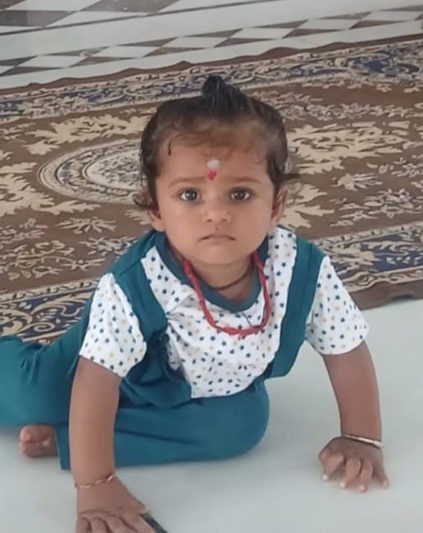
#> input picture backend/eval/spike/synth/crop_90.png, 423 x 533 px, given as the content of the folder spike/synth/originals, which was not available
$ python make_dataset.py --dataset spike/synth
#> lines starting #> are read from the running program, lines starting #| are printed output that depends on the picture
"""Generate the scripted (classical) edits for an evaluation dataset.

You supply the originals (and the hand-made parts: platform round-trips, AI edits, hard
negatives); this adds a fixed battery of classical alterations of every original so those do not
have to be produced by hand.

    python -m eval.make_dataset --dataset DATASET_DIR [--per-original 12] [--edits crop_50,hflip,...] [--seed 7]

Reads    DATASET_DIR/originals/*            (and optionally DATASET_DIR/originals.csv: original_id,category,group)
Writes   DATASET_DIR/suspects/<id>__<edit>.<ext>
Appends  DATASET_DIR/manifest.csv rows with relation=classical

See docs/DATASET_SPEC.md for the full dataset layout.
"""
import argparse
import csv
import io
import os
import random
import sys

import numpy as np
from PIL import Image, ImageDraw, ImageEnhance, ImageFilter, ImageOps

sys.path.insert(0, os.path.dirname(os.path.dirname(os.path.abspath(__file__))))

IMAGE_EXTS = {".jpg", ".jpeg", ".png", ".webp", ".bmp"}
MANIFEST_FIELDS = ["file", "original_id", "relation", "category", "edit", "tool", "platform", "notes"]


def _jpeg(img, quality, scale=1.0):
    img = img.convert("RGB")
    if scale != 1.0:
        img = img.resize((max(16, int(img.width * scale)), max(16, int(img.height * scale))), Image.LANCZOS)
    buf = io.BytesIO()
    img.save(buf, "JPEG", quality=quality)
    return Image.open(io.BytesIO(buf.getvalue())).convert("RGB")


def _center_crop(img, area):
    w, h = img.size
    s = area ** 0.5
    cw, ch = max(16, int(w * s)), max(16, int(h * s))
    left, top = (w - cw) // 2, (h - ch) // 2
    return img.crop((left, top, left + cw, top + ch))


def _noise(img, sigma, rng):
    arr = np.asarray(img.convert("RGB"), dtype=np.float32)
    arr = arr + rng.normal(0, sigma, arr.shape)
    return Image.fromarray(np.clip(arr, 0, 255).astype(np.uint8))


def _text_overlay(img):
    img = img.convert("RGB").copy()
    d = ImageDraw.Draw(img)
    w, h = img.size
    for i in range(3):
        d.text((w * 0.06, h * (0.15 + i * 0.25)), "@reposted_by_someone  #art  #viral", fill=(255, 255, 255))
    return img


def _meme(img):
    img = img.convert("RGB").copy()
    w, h = img.size
    d = ImageDraw.Draw(img)
    d.rectangle([0, 0, w, int(h * 0.14)], fill=(255, 255, 255))
    d.rectangle([0, int(h * 0.86), w, h], fill=(255, 255, 255))
    d.text((w * 0.05, h * 0.04), "WHEN THE ARTIST FINDS OUT", fill=(0, 0, 0))
    d.text((w * 0.05, h * 0.90), "IT WAS POSTED WITHOUT CREDIT", fill=(0, 0, 0))
    return img


def _watermark(img):
    img = img.convert("RGBA")
    layer = Image.new("RGBA", img.size, (0, 0, 0, 0))
    d = ImageDraw.Draw(layer)
    w, h = img.size
    d.rectangle([w * 0.62, h * 0.88, w * 0.97, h * 0.97], fill=(0, 0, 0, 140))
    d.text((w * 0.64, h * 0.91), "(c) someone_else", fill=(255, 255, 255, 230))
    return Image.alpha_composite(img, layer).convert("RGB")


def _letterbox(img):
    w, h = img.size
    canvas = Image.new("RGB", (int(w * 1.4), int(h * 1.4)), (250, 250, 250))
    canvas.paste(img.convert("RGB"), (int(w * 0.2), int(h * 0.2)))
    return canvas


def _screenshot_frame(img):
    """The image shown inside a phone-style UI: status bar on top, toolbar below, dark margins."""
    img = img.convert("RGB")
    w, h = img.size
    bar = max(24, int(h * 0.06))
    canvas = Image.new("RGB", (w, h + 2 * bar), (22, 22, 24))
    canvas.paste(img, (0, bar))
    d = ImageDraw.Draw(canvas)
    d.text((10, bar // 3), "9:41", fill=(255, 255, 255))
    d.rectangle([w * 0.3, h + bar + bar * 0.3, w * 0.7, h + bar + bar * 0.7], outline=(200, 200, 200))
    return canvas


def _collage(img, rng):
    """The original at ~40% of a canvas, surrounded by unrelated content."""
    img = img.convert("RGB")
    cw, ch = int(img.width * 1.8), int(img.height * 1.6)
    canvas = Image.fromarray(rng.integers(40, 215, (ch // 24 + 1, cw // 24 + 1, 3), dtype=np.uint8)).resize((cw, ch))
    canvas = canvas.filter(ImageFilter.GaussianBlur(2))
    small = img.resize((int(img.width * 0.8), int(img.height * 0.8)))
    canvas.paste(small, (int(cw * 0.1), int(ch * 0.2)))
    return canvas


def _perspective(img, rng, amount=0.04):
    img = img.convert("RGB")
    w, h = img.size
    jitter = lambda: float(rng.uniform(-amount, amount))  # noqa: E731
    src = [(0, 0), (w, 0), (w, h), (0, h)]
    dst = [(w * jitter(), h * jitter()), (w * (1 + jitter()), h * jitter()),
           (w * (1 + jitter()), h * (1 + jitter())), (w * jitter(), h * (1 + jitter()))]
    # PIL wants the coefficients that map output -> input
    A = []
    for (x, y), (u, v) in zip(dst, src):
        A.append([x, y, 1, 0, 0, 0, -u * x, -u * y])
        A.append([0, 0, 0, x, y, 1, -v * x, -v * y])
    coeffs = np.linalg.solve(np.array(A, float), np.array([c for p in src for c in p], float))
    return img.transform((w, h), Image.PERSPECTIVE, coeffs.tolist(), Image.BICUBIC)


def _sepia(img):
    g = ImageOps.grayscale(img)
    return ImageOps.colorize(g, black=(40, 20, 10), white=(255, 240, 210), mid=(150, 110, 70)).convert("RGB")


def _gamma(img, g):
    arr = (np.asarray(img.convert("RGB"), dtype=np.float32) / 255.0) ** g
    return Image.fromarray((arr * 255).astype(np.uint8))


def build_edits(rng):
    """name -> function(PIL image) -> PIL image."""
    return {
        "jpeg_q30": lambda im: _jpeg(im, 30),
        "jpeg_q10": lambda im: _jpeg(im, 10),
        "resize_50": lambda im: _jpeg(im, 92, 0.5),
        "resize_25": lambda im: _jpeg(im, 92, 0.25),
        "thumb_200": lambda im: im.convert("RGB").resize(
            (200, max(16, int(200 * im.height / im.width))) if im.width >= im.height else
            (max(16, int(200 * im.width / im.height)), 200), Image.LANCZOS),
        "crop_75": lambda im: _center_crop(im, 0.75),
        "crop_50": lambda im: _center_crop(im, 0.50),
        "crop_25": lambda im: _center_crop(im, 0.25),
        "crop_10": lambda im: _center_crop(im, 0.10),
        "crop_5": lambda im: _center_crop(im, 0.05),
        "crop_offset_30": lambda im: im.crop((int(im.width * 0.3), 0, im.width, int(im.height * 0.85))),
        "rotate_5": lambda im: im.convert("RGB").rotate(5, expand=True, fillcolor=(255, 255, 255)),
        "rotate_15": lambda im: im.convert("RGB").rotate(15, expand=True, fillcolor=(255, 255, 255)),
        "rotate_90": lambda im: im.convert("RGB").rotate(90, expand=True),
        "rotate_180": lambda im: im.convert("RGB").rotate(180),
        "hflip": lambda im: ImageOps.mirror(im.convert("RGB")),
        "vflip": lambda im: ImageOps.flip(im.convert("RGB")),
        "hflip_crop50": lambda im: ImageOps.mirror(_center_crop(im.convert("RGB"), 0.5)),
        "blur_2": lambda im: im.convert("RGB").filter(ImageFilter.GaussianBlur(2)),
        "blur_5": lambda im: im.convert("RGB").filter(ImageFilter.GaussianBlur(5)),
        "sharpen": lambda im: im.convert("RGB").filter(ImageFilter.UnsharpMask(3, 200, 2)),
        "brightness_+40": lambda im: ImageEnhance.Brightness(im.convert("RGB")).enhance(1.4),
        "contrast_1.6": lambda im: ImageEnhance.Contrast(im.convert("RGB")).enhance(1.6),
        "saturation_2": lambda im: ImageEnhance.Color(im.convert("RGB")).enhance(2.0),
        "gamma_0.6": lambda im: _gamma(im, 0.6),
        "grayscale": lambda im: ImageOps.grayscale(im).convert("RGB"),
        "sepia": lambda im: _sepia(im),
        "posterize_4": lambda im: ImageOps.posterize(im.convert("RGB"), 4),
        "noise_10": lambda im: _noise(im, 10, rng),
        "noise_25": lambda im: _noise(im, 25, rng),
        "text_overlay": _text_overlay,
        "meme_text": _meme,
        "watermark": _watermark,
        "letterbox": _letterbox,
        "screenshot_frame": _screenshot_frame,
        "collage_embed": lambda im: _collage(im, rng),
        "perspective_mild": lambda im: _perspective(im, rng),
        "combo_crop_color_jpeg": lambda im: _jpeg(ImageEnhance.Color(_center_crop(im.convert("RGB"), 0.3)).enhance(1.6), 40),
    }


def read_originals_csv(path):
    if not os.path.exists(path):
        return {}
    with open(path, newline="", encoding="utf-8") as f:
        return {r["original_id"]: r for r in csv.DictReader(f)}


def main():
    ap = argparse.ArgumentParser(description=__doc__, formatter_class=argparse.RawDescriptionHelpFormatter)
    ap.add_argument("--dataset", required=True)
    ap.add_argument("--edits", help="comma-separated subset of edit names (default: all)")
    ap.add_argument("--per-original", type=int, help="apply only N randomly chosen edits to each original")
    ap.add_argument("--seed", type=int, default=7)
    ap.add_argument("--list", action="store_true", help="print the edit names and exit")
    args = ap.parse_args()

    rng = np.random.default_rng(args.seed)
    edits = build_edits(rng)
    if args.list:
        print("\n".join(edits))
        return
    if args.edits:
        wanted = [e.strip() for e in args.edits.split(",")]
        unknown = [e for e in wanted if e not in edits]
        if unknown:
            sys.exit(f"Unknown edits: {unknown}. Use --list.")
        edits = {k: edits[k] for k in wanted}

    root = args.dataset
    orig_dir, sus_dir = os.path.join(root, "originals"), os.path.join(root, "suspects")
    os.makedirs(sus_dir, exist_ok=True)
    meta = read_originals_csv(os.path.join(root, "originals.csv"))
    files = sorted(f for f in os.listdir(orig_dir) if os.path.splitext(f)[1].lower() in IMAGE_EXTS)
    if not files:
        sys.exit(f"No images in {orig_dir}")

    manifest = os.path.join(root, "manifest.csv")
    fresh = not os.path.exists(manifest)
    chooser = random.Random(args.seed)
    rows = []
    for f in files:
        oid = os.path.splitext(f)[0]
        with Image.open(os.path.join(orig_dir, f)) as im:
#> im is the input picture: PIL image 423x533 RGB; mean R, G, B 134.7, 130.5, 129
            base = ImageOps.exif_transpose(im).convert("RGB")
        names = list(edits)
        if args.per_original and args.per_original < len(names):
            names = chooser.sample(names, args.per_original)
        for name in names:
            out_name = f"{oid}__{name}.png"
            out_path = os.path.join(sus_dir, out_name)
            if not os.path.exists(out_path):
                edits[name](base).save(out_path)
            rows.append({"file": out_name, "original_id": oid, "relation": "classical",
                         "category": meta.get(oid, {}).get("category", ""), "edit": name,
                         "tool": "make_dataset.py", "platform": "", "notes": ""})
#> this loop made 38 passes
#> pass 3, in _jpeg (call 3), `img = img.resize((max(16, int(img.width * scale)), max(16, int(img.hei..`:
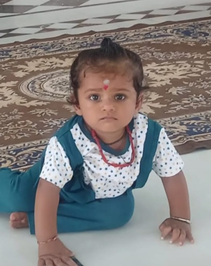
#> img: PIL image 211x266 RGB; mean R, G, B 134.7, 130.5, 129
#> after the loop, rows = 38 items
        print(f"  {oid}: {len(names)} edits", flush=True)
#|   crop_90: 38 edits

    existing = set()
    if not fresh:
        with open(manifest, newline="", encoding="utf-8") as fh:
            existing = {r["file"] for r in csv.DictReader(fh)}
    with open(manifest, "a", newline="", encoding="utf-8") as fh:
        w = csv.DictWriter(fh, fieldnames=MANIFEST_FIELDS)
        if fresh:
            w.writeheader()
        w.writerows(r for r in rows if r["file"] not in existing)
    print(f"{len(rows)} classical suspects written to {sus_dir}; manifest: {manifest}")
#| 38 classical suspects written to spike/synth/suspects; manifest: spike/synth/manifest.csv


if __name__ == "__main__":
    main()

$ run again, on backend/eval/spike/synth/bright_contrast.png
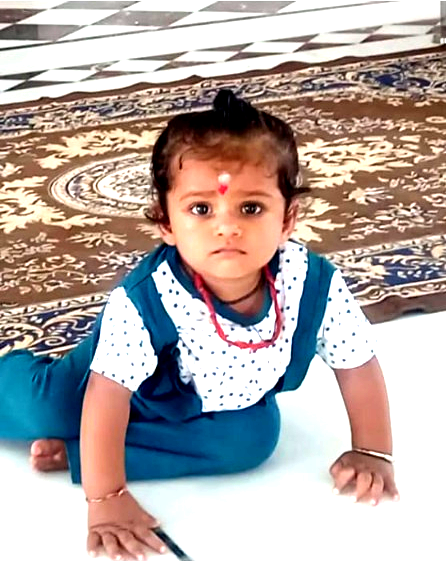
#> input picture backend/eval/spike/synth/bright_contrast.png, 446 x 562 px, given as the content of the folder spike/synth/originals, which was not available
#> in main, im is the input picture: PIL image 446x562 RGB; mean R, G, B 180, 168.6, 164.5
#> the loop in main, `for name in names:` made 38 passes
#> pass 2, in main, `edits[name](base).save(out_path)`:
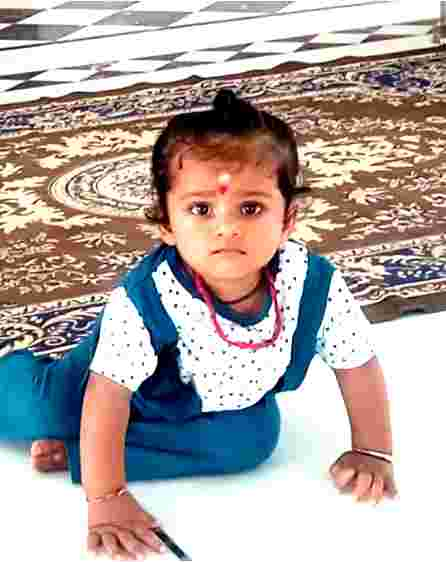
#> saved as bright_contrast__jpeg_q10.png: PIL image 446x562 RGB; mean R, G, B 178.6, 167.9, 163.9
#> pass 3, in _jpeg (call 3), `img = img.resize((max(16, int(img.width * scale)), max(16, int(img.hei..`:
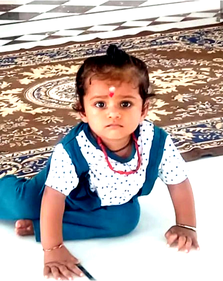
#> img: PIL image 223x281 RGB; mean R, G, B 179.6, 168.2, 164.2
#> after the loop in main, `for name in names:`: rows = 38 items
#|   bright_contrast: 38 edits
#| 38 classical suspects written to spike/synth/suspects; manifest: spike/synth/manifest.csv

$ run again, on backend/eval/spike/synth/combo.png
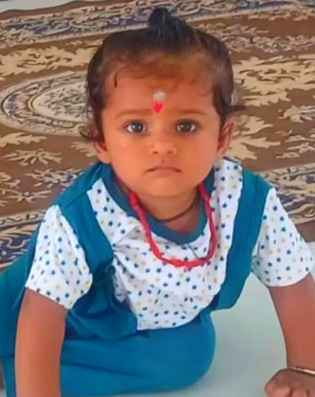
#> input picture backend/eval/spike/synth/combo.png, 315 x 397 px, given as the content of the folder spike/synth/originals, which was not available
#> in main, im is the input picture: PIL image 315x397 RGB; mean R, G, B 130, 118.4, 117.7
#> the loop in main, `for name in names:` made 38 passes
#> pass 2, in main, `edits[name](base).save(out_path)`:
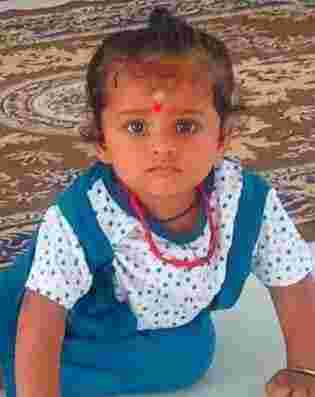
#> saved as combo__jpeg_q10.png: PIL image 315x397 RGB; mean R, G, B 130.2, 118.4, 117.8
#> pass 3, in _jpeg (call 3), `img = img.resize((max(16, int(img.width * scale)), max(16, int(img.hei..`:
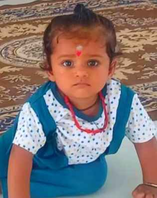
#> img: PIL image 157x198 RGB; mean R, G, B 130, 118.4, 117.6
#> after the loop in main, `for name in names:`: rows = 38 items
#|   combo: 38 edits
#| 38 classical suspects written to spike/synth/suspects; manifest: spike/synth/manifest.csv
